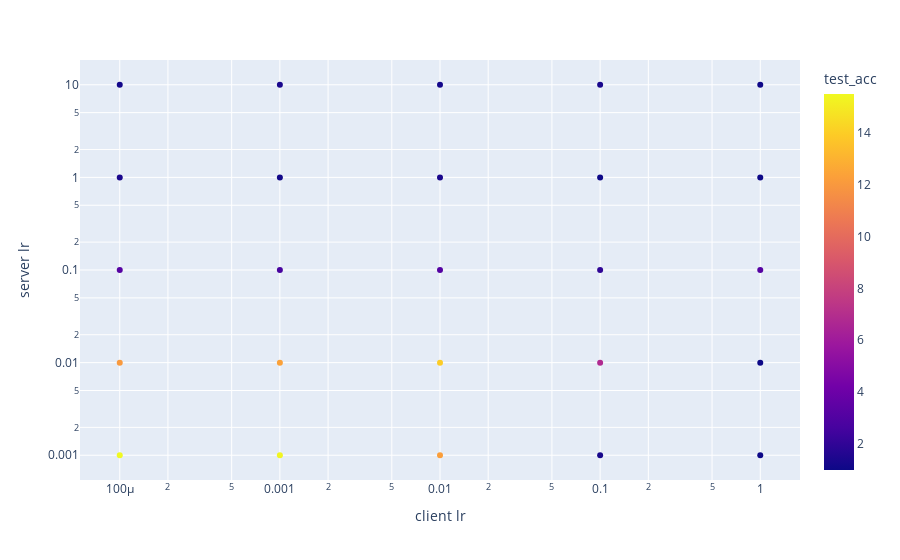

This figure's notebook cell:
### Code cell
import plotly.express as px
import plotly.graph_objects as go
df_tmp = df[(df['server opt'] == 'Adagrad') & (df['groupnorm'] != True)]
import plotly.express as px
# df = px.data.gapminder()

fig = px.scatter(df_tmp, x="client lr", y="server lr", 
	         color="test_acc", log_x=True, log_y=True, size_max=60)
fig.show()
# fig = px.imshow(np.array(df_tmp['test_acc']).reshape((5,5)),
#                                 x=[str(s) for s in df_tmp['client lr'].unique()],
#                                 y=[str(s) for s in df_tmp['server lr'].unique()],
#          )
# fig.show()

### Figure 1 — Plotly figure (JSON) as saved in the notebook; plotly's stock layout.template omitted (floating-point values rounded to 4 significant figures)
{"data": [{"hovertemplate": "client lr=%{x}<br>server lr=%{y}<br>test_acc=%{marker.color}<extra></extra>", "legendgroup": "", "marker": {"color": [15.49, 15.34, 12.24, 1.28, 1, 12.04, 12.35, 13.96, 6.79, 1, 3.19, 2.68, 3.13, 1.96, 3.18, 1.38, 1.15, 1.33, 1, 1, 1.17, 1.38, 1.2, 1.35, 1.07], "coloraxis": "coloraxis", "symbol": "circle"}, "mode": "markers", "name": "", "orientation": "v", "showlegend": false, "type": "scatter", "x": [0.0001, 0.001, 0.01, 0.1, 1, 0.0001, 0.001, 0.01, 0.1, 1, 0.0001, 0.001, 0.01, 0.1, 1, 0.0001, 0.001, 0.01, 0.1, 1, 0.0001, 0.001, 0.01, 0.1, 1], "xaxis": "x", "y": [0.001, 0.001, 0.001, 0.001, 0.001, 0.01, 0.01, 0.01, 0.01, 0.01, 0.1, 0.1, 0.1, 0.1, 0.1, 1, 1, 1, 1, 1, 10, 10, 10, 10, 10], "yaxis": "y"}], "layout": {"autosize": true, "coloraxis": {"colorbar": {"title": {"text": "test_acc"}}, "colorscale": [[0, "#0d0887"], [0.1111, "#46039f"], [0.2222, "#7201a8"], [0.3333, "#9c179e"], [0.4444, "#bd3786"], [0.5556, "#d8576b"], [0.6667, "#ed7953"], [0.7778, "#fb9f3a"], [0.8889, "#fdca26"], [1, "#f0f921"]]}, "legend": {"tracegroupgap": 0}, "margin": {"t": 60}, "xaxis": {"anchor": "y", "autorange": true, "domain": [0, 1], "range": [-4.236, 0.236], "title": {"text": "client lr"}, "type": "log"}, "yaxis": {"anchor": "x", "autorange": true, "domain": [0, 1], "range": [-3.284, 1.284], "title": {"text": "server lr"}, "type": "log"}}}
